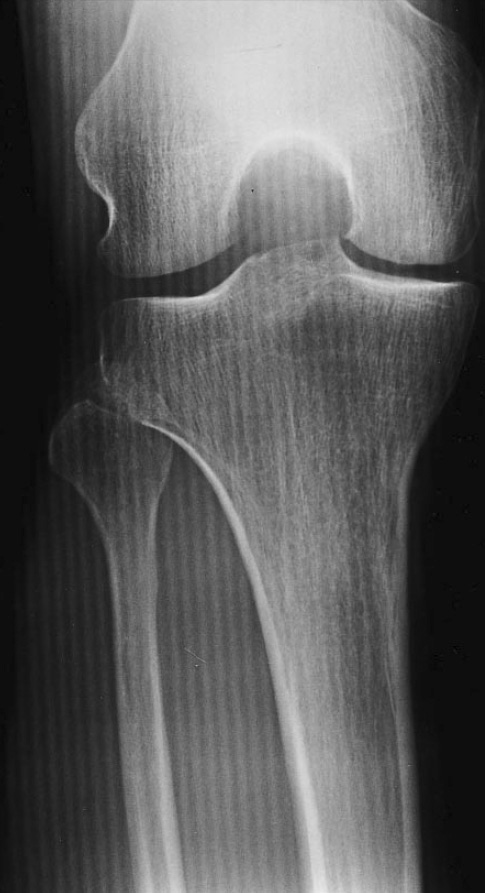
%> input picture Radiograph_2.jpg, 485 x 893 px
$ octave moire_pattern_b.m   (GNU Octave 9; MATLAB toolbox functions it lacks are replaced by stand-ins)
%> lines starting %> are read from the running program, lines starting %| are printed output that depends on the picture
%% Radiograph of Leg
clear all;clc;close all;
% Read Image
image=imread('Radiograph_2.jpg');
%> image is the input picture: size 893x485 uint8; min 1, max 235, mean 92.9
% Define sigma and find the phase and magnitude of image
sigma=20;
fft1=fft2(image);
phase=angle(fft1);
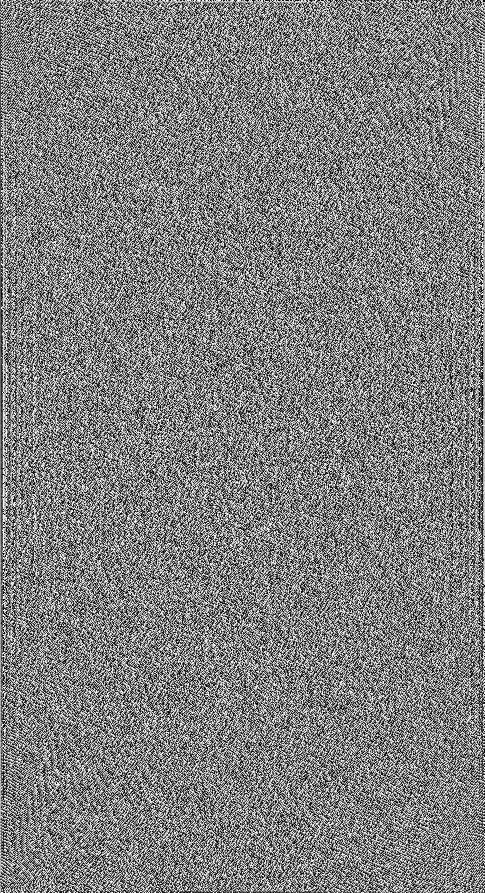
%> phase: size 893x485 double; min -3.14, max 3.14, mean -2.62e-18; drawn with min black and max white
mag1=abs(fft1);
% Shifted log magnitude plot for better localization of moire patterns
fft1=fftshift(fft1);
mag2=log(1+abs(fft1));
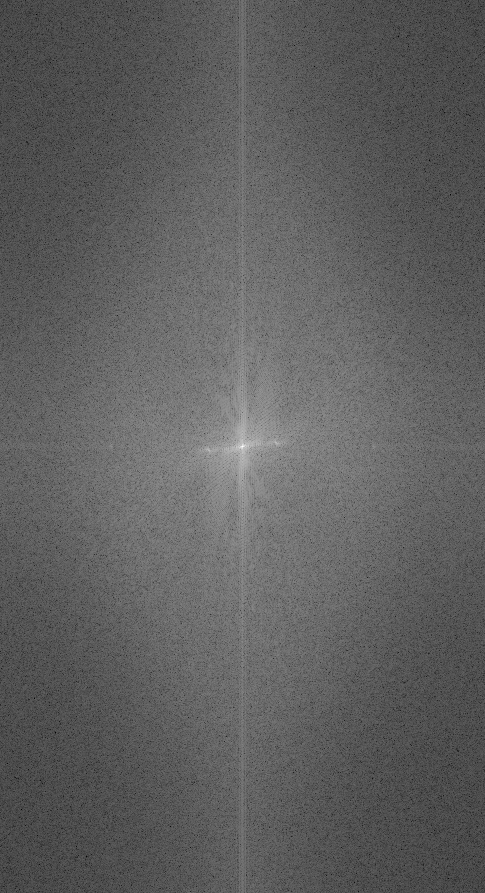
%> mag2: size 893x485 double; min 0.63, max 17.51, mean 6.95; drawn with min black and max white
figure,imshow(mag2,[]),title('shifted magnitude plot')

% Find Intensity peaks due to moire patterns in magnitude plot
U1=[276 443];
U2=[209 451];
[l,n]=size(image);
%> l = 893; n = 485

% Create the notch Filters
for i=1:l
    for j=1:n
        H1(i,j)=1-exp(-((i-U1(2)).^2+(j-U1(1)).^2)./(sigma)^2);
    end
end
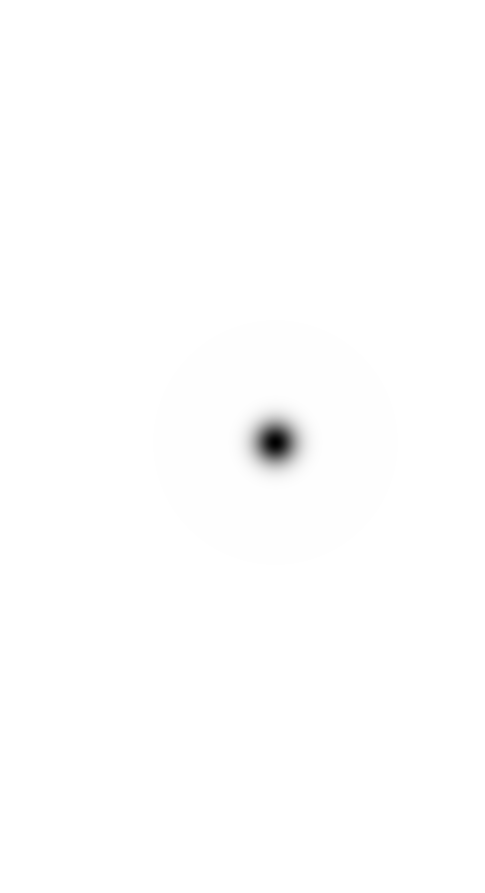
%> H1: size 893x485 double; min 0, max 1, mean 0.997

for a=1:l
    for b=1:n
        H2(a,b)=1-exp(-((a-U2(2)).^2+(b-U2(1)).^2)./(sigma)^2);
    end
end

H=H1.*H2;
figure,imshow(H),title('notch filter')
h=fftshift(H);

transform_magplot=mag2.*H;
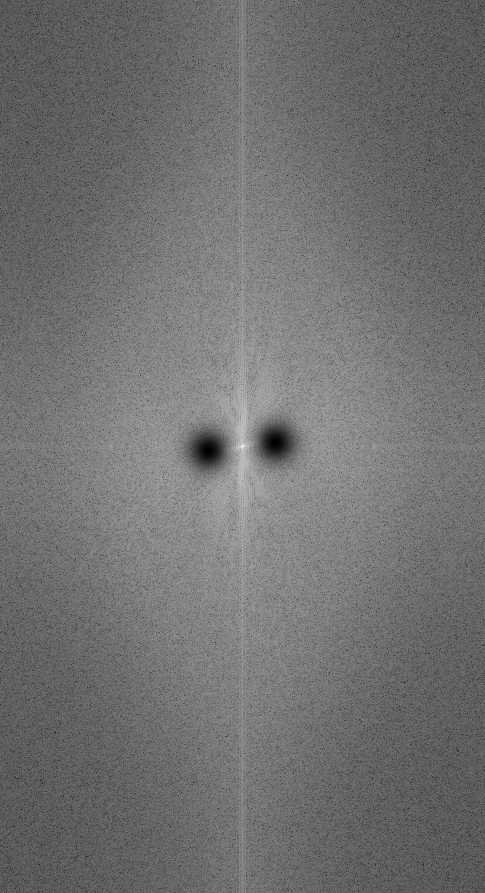
%> transform_magplot: size 893x485 double; min 0, max 15.53, mean 6.89; drawn with min black and max white
figure,imshow(transform_magplot,[]),title('notch filter on magnitude plot')

% Final output of magnitude
output=mag1.*h;
% Reconstruct image using phase and newly found magnitude
recon_image=output.*exp(1i*phase);
% Inverse fft
final=ifft2(recon_image);
% Display Image
figure,subplot(1,2,1),imshow(image),title('original image')
subplot(1,2,2),imshow(final,[]),title('filtered image sigma 20')

$ run again, with Radiograph_1.jpg copied over Radiograph_2.jpg
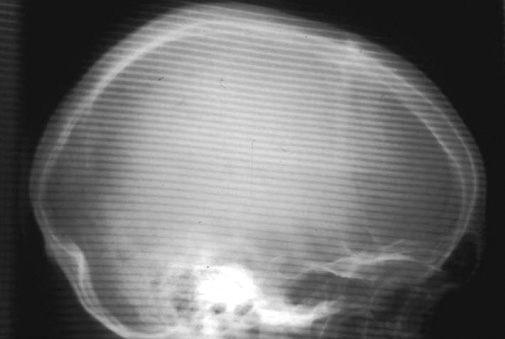
%> input picture Radiograph_1.jpg, 505 x 339 px
%> image is the input picture: size 339x505 uint8; min 16, max 255, mean 111.2
%> `phase=angle(fft1);`:
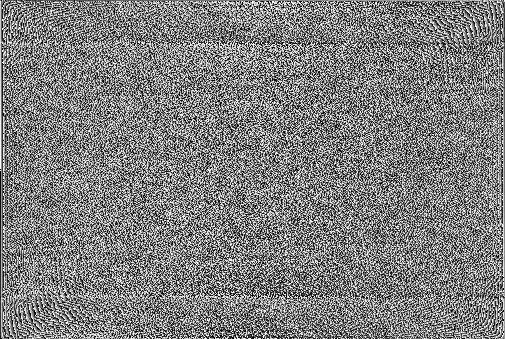
%> phase: size 339x505 double; min -3.14, max 3.14, mean 5.31e-18; drawn with min black and max white
%> `mag2=log(1+abs(fft1));`:
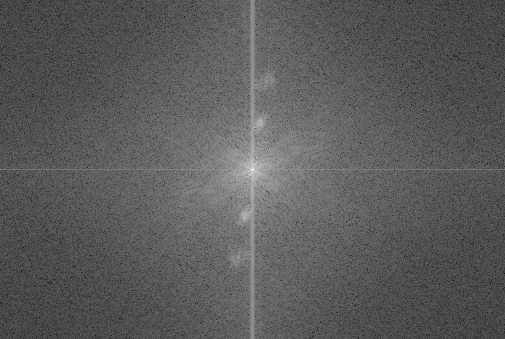
%> mag2: size 339x505 double; min 0.206, max 16.76, mean 6.13; drawn with min black and max white
